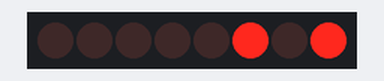
Bench run of a sketch on a simulated Arduino Uno, built with avr-gcc and run on an emulated ATmega328P. On the bench: 8 shift-register outputs drawn as a row of LEDs (first output left, lit = HIGH). Wiring (inferred from the names in the program): shift register (74HC595): data pin 12; shift clock pin 8; latch pin 11. Wiring (inferred from the signals the program sends): row of LEDs: on Q0, Q1, Q2, Q3, Q4, Q5, Q6, Q7.

Above: at 0.1 s.
At 1.1 s:
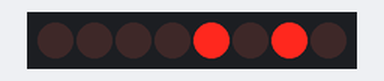
At 2.1 s:
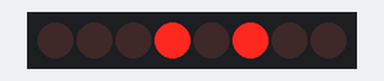
At 3.1 s:
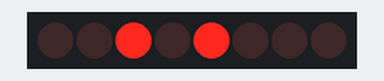
At 5.1 s:
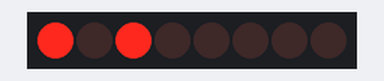
At 7.1 s:
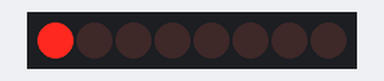
Timing chart, 0 to 9.5 s (numbered marks = the images above):
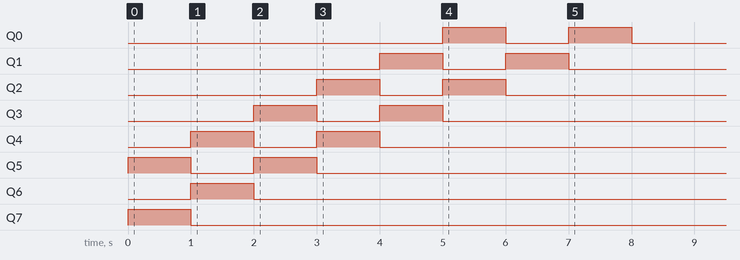

The sketch:

shifting-binery.ino
```cpp
/*       Serial-to-Parallel 8 Bit Shift Register (SN74HC595N)     */

int clockPin = 8; // SH-CP  - Shift Register -
int latchPin = 11; // ST-CP  - Storage Register - (latch pin)
int dataPin = 12; // DS  - Serial Data Input -

byte LEDs = 0b00000101;
int delayTime = 1000;

void setup() {
  // put your setup code here, to run once:
  Serial.begin(9600);
  pinMode(clockPin, OUTPUT);
  pinMode(latchPin, OUTPUT);
  pinMode(dataPin, OUTPUT);

}

void loop() {
  // put your main code here, to run repeatedly:

  // shift to the right :
  digitalWrite(latchPin, LOW);
  shiftOut(dataPin, clockPin, LSBFIRST, LEDs);
  digitalWrite(latchPin, HIGH);
  delay(delayTime);
  LEDs *= 2;

  // shift to the left :

  // digitalWrite(latchPin, LOW);
  // shiftOut(dataPin, clockPin, LSBFIRST, LEDs);
  // digitalWrite(latchPin, HIGH);
  // delay(delayTime);
  // LEDs /= 2;

}
```

Measured:
- by itself, Q0: LOW → HIGH at 5.0 s, → LOW 1.0 s later, → HIGH 1.0 s later, → LOW 1.0 s later, … (4 changes in this stretch)
- by itself, Q1–5: alternates HIGH for 1.0 s and LOW for 1.0 s, 4 changes in all, then stays LOW
- by itself, Q6: LOW → HIGH at 1.0 s, → LOW 1.0 s later
- by itself, Q7: LOW → HIGH at 0.00 s, → LOW 1.0 s later
